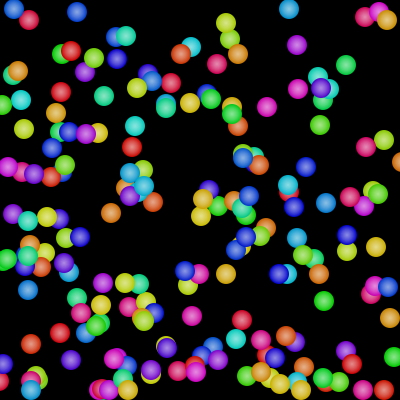
Frame 1 (no input)
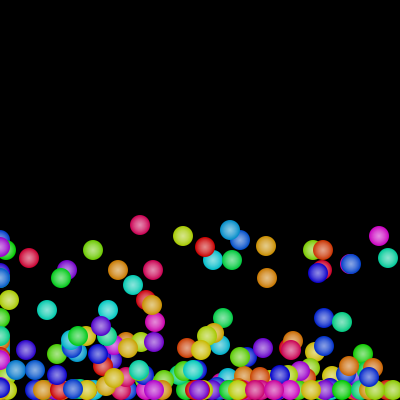
Frame 60 (the mouse pressed at the canvas centre just before this capture)
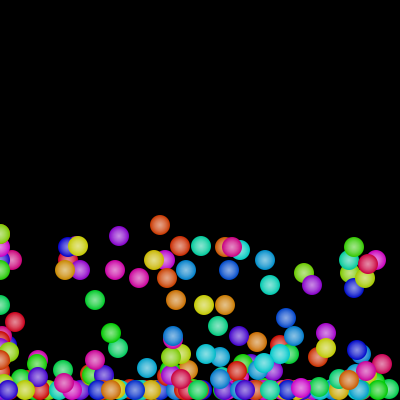
Frame 120 (the mouse held since frame 60 and released just before this capture)

The Processing sketch that drew these frames (run headless with seeded random() and noise(); from frame 60 on, the mouse is pressed at the canvas centre):

// Processing sketch: processing_49061
// ── processing_49061.pde

int ballNum = 200;
Ball[] bArray = new Ball[ballNum];
 
class Ball{
  int x;    //プロパティ X
  int y;    //プロパティ Y
   
  float velY;
  float axel;
   
  float pVelY;
   
  float velX;
  
  color col;
   
  boolean isValid;      //点が有効値か否か
   
  //コンストラクタ(初期化メソッド)
  Ball(int xVal, int yVal){
    x = xVal;
    y = yVal;
     
    //点の座標が(x>=0 && y>=0)であれば有効値とする
    if(x>=0 && y>=0) isValid = true;
    else isValid = false;
     
    velX = random(200)/10 - 10;
    velY = random(100)/10;
     
    col = color(random(255),255,200);
    //velY = 1;
    axel = 2;
  }
   
  //自分の位置に円を描画する
  void drawBall(){
      int i;
       
      noStroke();
      fill(col);
      ellipse(x,y,20,20);
      fill(255,10);
      for(i=0;i<20;i++){
          ellipse(x,y,i,i);
      }
  }
   
  void update(){
      velY += axel;
      y += velY;
       
      x += velX;
      velX *= 0.99;
 
      if(y+10>=height){
       y = height-10;
       if(pVelY*velY>0) velY = -(velY*0.8);
      }
       
      if(x+10>=width || x-10 <= 0){
       velX = -(velX*0.8);
      }
       
      pVelY = velY;
       
      if(y+10==height && velY * velY < 2) {
        velY = 0;
      }
  }
   
}
void setup() {  //setup function called initially, only once
  size(400, 400);
  //background(0);
  colorMode(HSB,255);   //set colors to Hue, Saturation, Brightness mode
   
  int i;
  for(i=0;i<ballNum;i++){
      bArray[i] = new Ball((int)random(width),(int)random(height));
  }
   
   
}
 
void draw() {  //draw function loops
  background(0);
  int i;
  smooth();
  for(i=0;i<ballNum;i++){
      bArray[i].update();
      bArray[i].drawBall();
  }
}
 
void mousePressed(){
  int i;
  for(i=0;i<ballNum;i++){
      bArray[i] = new Ball((int)random(width),(int)random(height));
  }
}
                                
